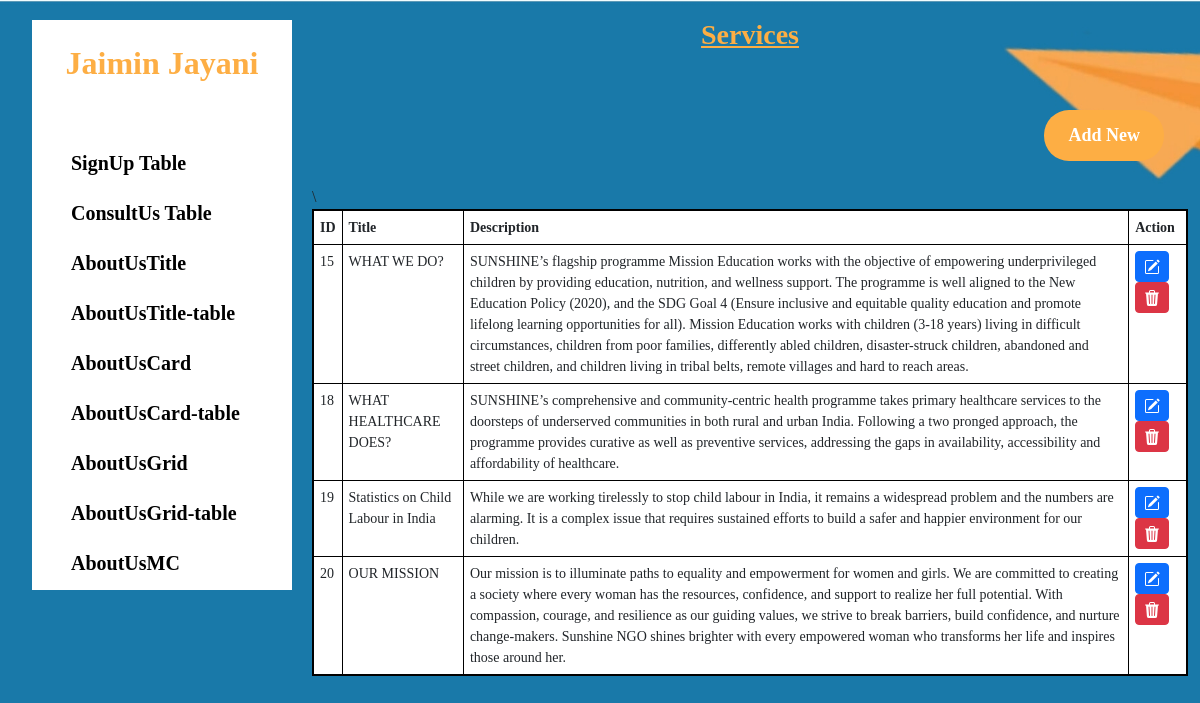
/admin/Service-table.php (signed in), run on the app's committed database.
### tables this page shows
CREATE TABLE `user` (
  `id` int(255) NOT NULL,
  `name` varchar(255) NOT NULL,
  `email` varchar(255) NOT NULL,
  `password` varchar(255) NOT NULL
);

CREATE TABLE `services` (
  `id` int(255) NOT NULL,
  `title` varchar(255) NOT NULL,
  `description` varchar(1000) NOT NULL
);

### admin/Service-table.php (the view, shortened to what this page needs)
<?php
include 'include/header.php';
include 'include/conn.php';
    $id = $title = $description = "";
    $edit = false;
?>
<div class="wrapper">
    <div class="container-fluid">
        <div class="row">
            <div class="col-xl-3 col-lg-4 col-md-4">
                <div class="menu">
                    <?php include 'include/sidebar.php' ?>
                </div>
            </div>
            <div class="col-xl-9 col-lg-8 col-md-8">
                <div class="row mt-2">
                    <div class="col-md-12">
                        <h1 class="title mb-4"><u><?php echo $edit ? "Edit Services" : "Services"; ?></u></h1>
                    </div>
                </div>
                <div class="row p-4">
                    <div class="col-md-12">
                        <button class="mybtn"><a href="Service-form.php" style="text-decoration: none; float: right;"><span>Add New</span></a></button>
                    </div>
                </div>
                <?php if ($edit): ?>
                    <div class="card">
                        <div class="card-header bg-primary text-white">Edit Services</div>
                        <div class="card-body">
                            <form method="post" enctype="multipart/form-data">
                                <input type="hidden" name="id" value="<?php echo $id; ?>">
                                <div class="form-group">
                                    <label>Title:</label>
                                    <input type="text" name="title" value="<?php echo $title; ?>" class="form-control" required>
                                </div>
                                <div class="form-group">
                                    <label>Description</label>
                                    <textarea name="description" class="form-control" required><?php echo $description; ?></textarea>
                                </div>
                                <button type="submit" name="update" class="mybtnn"><span>Update</span></button>
                                <button class="cancelbtn"><a href="Service-table.php" style="text-decoration: none;"><span>Cancel</span></a></button>
                            </form>
                        </div>
                    </div>
                <?php else: ?>
                    <div class="row">
                        <div class="col-lg-12">
                            <div class="table-responsive">
                                <?php
                                $sql = "SELECT id, title, description FROM services";
                                $result = $conn->query($sql);
                                if ($result->num_rows > 0) {
                                    echo '<table class="table table-bordered table-hover">
                                        <thead class="thead-dark">
                                            <tr>
                                                <th>ID</th>\
                                                <th>Title</th>
                                                <th>Description</th>
                                                <th>Action</th>
                                            </tr>
                                        </thead>
                                        <tbody>';
                                    while ($row = $result->fetch_assoc()) {
                                        echo "<tr>
                                            <td>{$row['id']}</td>
                                            <td>{$row['title']}</td>
                                            <td>{$row['description']}</td>
                                            <td>
                                                <form method='post'>
                                                    <input type='hidden' name='id' value='{$row['id']}'>
                                                    <input type='hidden' name='title' value='{$row['title']}'>
                                                    <input type='hidden' name='description' value='{$row['description']}'>
                                                    <button type='submit' name='edit' class='btn btn-primary btn-sm'>
                                                    </button>
                                                    <button type='submit' name='delete' class='btn btn-danger btn-sm' onclick='return confirm(\"Are you sure?\")'>
                                                    </button>
                                                </form>
                                            </td>
                                        </tr>";
                                    }
                                    echo '</tbody></table>';
                                } else {
                                    echo '<div class="alert alert-warning">No records found!</div>';
                                }
                                ?>
                            </div>
                        </div>
                    </div>
                <?php endif; ?>
            </div>
        </div>
    </div>
</div>
<?php include 'include/footer.php'; ?>

### admin/include/sidebar.php (shortened to what this page needs)
<?php include 'conn.php' ?>
<?php
   $email = $_SESSION['adminemail'];
   $sql1 = "SELECT name FROM user WHERE email = ?";
   $stmt = $conn->prepare($sql1);
   $stmt->bind_param("s",
    $email);
   $stmt->execute();
   $result = $stmt->get_result();
   ?>
<nav class="sidebar " style="background-color: white;" id="sidebar">
  <div class="p-4">
    <h2 class="text-center" style="font-weight: bold; color: #fdae44">
    <?php
      if ($row = $result->fetch_assoc()) {
        echo ($row["name"]);
    }
    ?>
    </h2>
  </div>
  <div class="p-4">
    <ul class="nav flex-column">
      <li class="nav-item">
        <a class="nav-link" href="Signup.php">SignUp Table</a>
      </li>
      <li class="nav-item">
        <a class="nav-link " href="ConsultUs.php">ConsultUs Table</a>
      </li>
      <li class="nav-item">
        <a class="nav-link " href="AboutTitle-form.php">AboutUsTitle</a>
      </li>
      <li class="nav-item">
        <a class="nav-link " href="AboutTitle-table.php">AboutUsTitle-table</a>
      </li>
      <li class="nav-item">
        <a class="nav-link " href="AboutCard-form.php">AboutUsCard</a>
      </li>
      <li class="nav-item">
        <a class="nav-link " href="AboutCard-table.php">AboutUsCard-table</a>
      </li>
      <li class="nav-item">
        <a class="nav-link " href="AboutGrid-form.php">AboutUsGrid</a>
      </li>
      <li class="nav-item">
        <a class="nav-link " href="AboutGrid-table.php">AboutUsGrid-table</a>
      </li>
      <li class="nav-item">
        <a class="nav-link " href="AboutMC-form.php">AboutUsMC</a>
      </li>
      <li class="nav-item">
        <a class="nav-link " href="AboutMC-table.php">AboutUsMC-table</a>
      </li>
    </ul>
  </div>
</nav>

### admin/mainstyle.css (style rules this page uses)
.background { font-family: 'Playfair Display SC', serif; background-image: url('Images/background.jpg'); background-size: cover; background-position: center; background-repeat: no-repeat; background-attachment: fixed; }
.mybtn { position: relative; background-color: #fdae44; color: white; font-weight: bold; font-size: 18px; padding: 12px 24px; float: right; border: none; border-radius: 25px; cursor: pointer; text-decoration: none; overflow: hidden; transition: color 0.3s ease-in-out; }
.mybtn::before { content: ""; position: absolute; top: 0; left: 0; width: 100%; height: 100%; background-color: black; transform: scaleX(0); transform-origin: left; transition: transform 0.7s ease-in-out; z-index: 0; }
.mybtn span { position: relative; z-index: 1; color: white; }
.sidebar { width: 260px; height: 570px; overflow-y: auto; }
.menu { display: block; width: 100%; padding: 20px; }
.menu ul { padding: 0; margin: 0; list-style-type: none; }
.menu ul li a { display: block; font-size: 20px; color: #000; font-weight: bold; padding: 10px 15px; text-decoration: none; }
.title { text-align: center; color: #fdae44; display: block; font-size: 28px; font-weight: 700; padding: 10px 15px; }
.table { border: 2px solid #000; }
.table tr th, .table tr td { font-size: 14px; padding: 6px 6px; }

### data on the page
user: name "Jaimin Jayani"
services: id "15", title "WHAT WE DO?", description "SUNSHINE’s flagship programme Mission Education works with the objective of empowering underprivileged children by providing education, nutrition, and wellness support. The programme is well aligned to the New Education Policy (2020), and the SDG Goal 4 (Ensure inclusive and equitable quality education and promote lifelong learning opportunities for all). Mission Education works with children (3-18 years) living in difficult circumstances, children from poor families, differently abled children, disaster-struck children, abandoned and street children, and children living in tribal belts, remote villages and hard to reach areas."
services: id "18", title "WHAT HEALTHCARE DOES?", description "SUNSHINE’s comprehensive and community-centric health programme takes primary healthcare services to the doorsteps of underserved communities in both rural and urban India. Following a two pronged approach, the programme provides curative as well as preventive services, addressing the gaps in availability, accessibility and affordability of healthcare."
services: id "19", title "Statistics on Child Labour in India", description "While we are working tirelessly to stop child labour in India, it remains a widespread problem and the numbers are alarming. It is a complex issue that requires sustained efforts to build a safer and happier environment for our children."
services: id "20", title "OUR MISSION", description "Our mission is to illuminate paths to equality and empowerment for women and girls. We are committed to creating a society where every woman has the resources, confidence, and support to realize her full potential. With compassion, courage, and resilience as our guiding values, we strive to break barriers, build confidence, and nurture change-makers. Sunshine NGO shines brighter with every empowered woman who transforms her life and inspires those around her."
